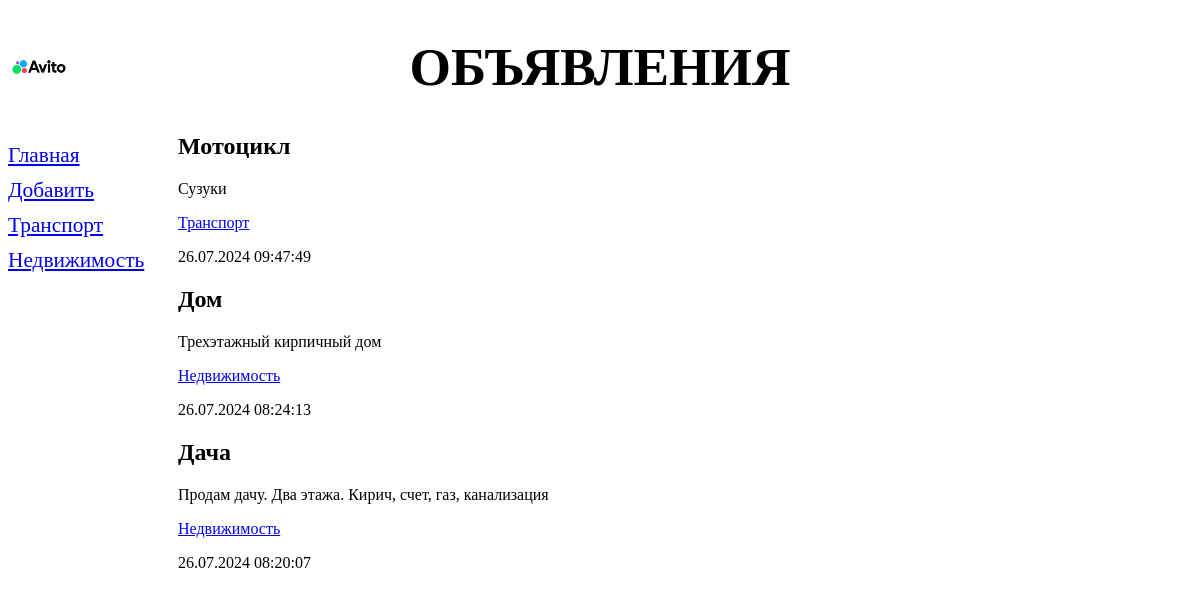
/bboard/, run on the app's committed database.
### bboard/models.py (models this page shows, shortened)
class Rubric(models.Model):
    name = models.CharField(max_length=20, db_index=True, verbose_name="Название")
    class Meta:
        verbose_name_plural = 'Рубрики'
        verbose_name = 'Рубрика'
        ordering = ['-name']

class Bb(models.Model):
    title = models.CharField(max_length=50, verbose_name="Товар")
    content = models.TextField(null=True, blank=True, verbose_name='Описание')
    price = models.FloatField(null=True, blank=True, verbose_name='Цена')
    published = models.DateTimeField(auto_now_add=True, db_index=True, verbose_name='Дата публикации')
    rubric = models.ForeignKey('Rubric', null=True, on_delete=models.PROTECT, verbose_name='Рубрика')
    class Meta:
        verbose_name_plural = 'Объявления'
        verbose_name = 'Объявление'
        ordering = ['-published']

### bboard/views.py (the view)
# urls.py: path('', index, name='index'),
def index(request: Optional[HttpRequest]):
    bbs = Bb.objects.all()
    rubrics = Rubric.objects.all()
    context = {'bbs': bbs, 'rubrics': rubrics}
    return render(request, 'bboard/index.html', context)

### bboard/templates/bboard/index.html
{% extends "layout/basic.html" %}
{% block content %}
{% for bb in bbs %}
<div>
    <h2>{{bb.title}}</h2>
    <p>{{bb.content}}</p>
    <p><a href="{% url 'by_rubric' bb.rubric.pk %}">{{ bb.rubric.name }}</a></p>
    <p>{{bb.published|date:"d.m.Y H:i:s"}}</p>
</div>
{% endfor %}
{% endblock %}

### bboard/templates/layout/basic.html (shortened to what this page needs)
{% load static %}
<!DOCTYPE html>
<html lang="en">
  <head>
      <link rel="stylesheet" type="text/css" href="{% static 'bboard/style.css' %}">
  </head>
  <body>
      <header>
        <h1>Объявления</h1>
      </header>
      <nav>
          <a href="{% url 'index' %}">Главная</a>
          <a href="{% url 'add' %}">Добавить</a>
          {% for rubric in rubrics %}
          <a href="{% url 'by_rubric' rubric.pk %}">{{ rubric.name }}</a>
          {% endfor %}
      </nav>
      <section>
          {% block content %}
          {% endblock %}
      </section>
  </body>
</html>

### bboard/static/bboard/style.css (style rules this page uses)
header h1 { font-size: 40pt; text-transform: uppercase; text-align: center; background: url("bg.png") left / auto 100% no-repeat; }
nav { font-size: 16pt; width: 150px; float: left; }
nav a { display: block; margin: 10px 0px; }
section { margin-left: 170px; }

### data on the page
Rubric: name "Транспорт"
Rubric: name "Недвижимость"
Bb: title "Мотоцикл", content "Сузуки", rubric.name "Транспорт", published "26.07.2024 09:47:49"
Bb: title "Дом", content "Трехэтажный кирпичный дом", rubric.name "Недвижимость", published "26.07.2024 08:24:13"
Bb: title "Дача", content "Продам дачу. Два этажа. Кирич, счет, газ, канализация", rubric.name "Недвижимость", published "26.07.2024 08:20:07"
